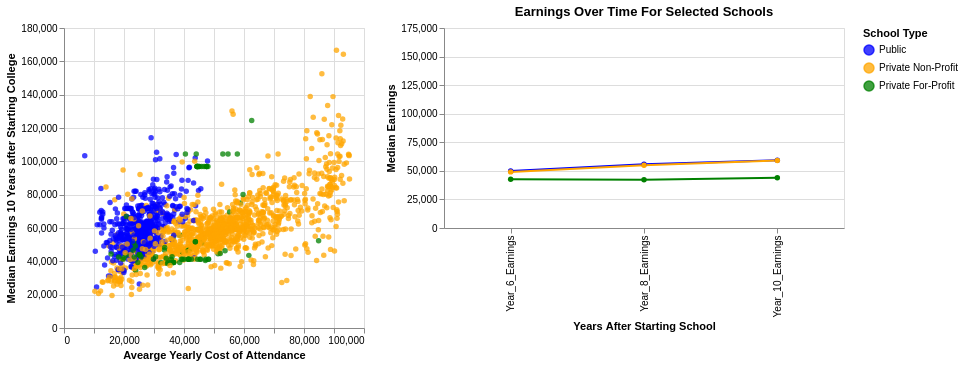

The cell this chart's notebook holds for it:
### Code cell
dashboard = driver | drive_line
dashboard

### Figure 1 — Vega-Lite specification as saved in the notebook (floating-point values rounded to 4 significant figures; data arrays with more than 128 entries replaced by an {"elided": "..."} marker saying what was removed)
{"config": {"view": {"continuousWidth": 300, "continuousHeight": 300}}, "hconcat": [{"mark": {"type": "circle"}, "encoding": {"color": {"condition": {"param": "param_1", "field": "School Type", "scale": {"domain": ["Public", "Private Non-Profit", "Private For-Profit"], "range": ["blue", "orange", "green"]}, "type": "nominal"}, "value": "lightgray"}, "opacity": {"condition": {"param": "param_2", "value": 0.75}, "value": 0.1}, "tooltip": [{"field": "School", "type": "nominal"}, {"field": "State", "type": "nominal"}, {"field": "School Type", "type": "nominal"}, {"field": "Cost Per Year", "type": "quantitative"}, {"field": "Year_10_Earnings", "type": "quantitative"}, {"field": "Grad Rate 6YR", "type": "quantitative"}, {"field": "Median Debt Amount", "type": "quantitative"}], "x": {"axis": {"title": "Avearge Yearly Cost of Attendance"}, "field": "Cost Per Year", "type": "quantitative"}, "y": {"axis": {"title": "Median Earnings 10 Years after Starting College"}, "field": "Year_10_Earnings", "type": "quantitative"}}, "name": "view_1"}, {"mark": {"type": "line", "clip": true, "point": true}, "encoding": {"color": {"field": "School Type", "scale": {"domain": ["Public", "Private Non-Profit", "Private For-Profit"], "range": ["blue", "orange", "green"]}, "type": "nominal"}, "tooltip": [{"field": "School Type", "type": "nominal"}, {"field": "Years After Starting", "type": "ordinal"}, {"aggregate": "median", "field": "Earnings", "type": "quantitative"}], "x": {"axis": {"title": "Years After Starting School"}, "field": "Years After Starting", "sort": ["Year_6_Earnings", "Year_8_Earnings", "Year_10_Earnings"], "type": "ordinal"}, "y": {"aggregate": "median", "axis": {"title": "Median Earnings", "values": [0, 25000, 50000, 75000, 100000, 125000, 150000, 175000]}, "field": "Earnings", "scale": {"domain": [0, 175000]}, "type": "quantitative"}}, "height": 200, "title": "Earnings Over Time For Selected Schools", "transform": [{"filter": {"and": [{"param": "param_1"}, {"param": "param_2"}]}}, {"fold": ["Year_6_Earnings", "Year_8_Earnings", "Year_10_Earnings"], "as": ["Years After Starting", "Earnings"]}], "width": 400}], "data": {"name": "data-0d71a09fff8ea1c6ced01cc9744c468e"}, "params": [{"name": "param_1", "select": {"type": "interval", "encodings": ["x", "y"]}, "views": ["view_1"]}, {"name": "param_2", "select": {"type": "point", "fields": ["State"]}, "bind": {"input": "select", "options": [null, "AK", "AL", "AR", "AZ", "CA", "CO", "CT", "DC", "DE", "FL", "GA", "GU", "HI", "IA", "ID", "IL", "IN", "KS", "KY", "LA", "MA", "MD", "ME", "MI", "MN", "MO", "MS", "MT", "NC", "ND", "NE", "NH", "NJ", "NM", "NV", "NY", "OH", "OK", "OR", "PA", "PR", "RI", "SC", "SD", "TN", "TX", "UT", "VA", "VI", "VT", "WA", "WI", "WV", "WY"], "labels": ["All", "AK", "AL", "AR", "AZ", "CA", "CO", "CT", "DC", "DE", "FL", "GA", "GU", "HI", "IA", "ID", "IL", "IN", "KS", "KY", "LA", "MA", "MD", "ME", "MI", "MN", "MO", "MS", "MT", "NC", "ND", "NE", "NH", "NJ", "NM", "NV", "NY", "OH", "OK", "OR", "PA", "PR", "RI", "SC", "SD", "TN", "TX", "UT", "VA", "VI", "VT", "WA", "WI", "WV", "WY"], "name": "State:"}, "views": ["view_1"]}], "$schema": "https://vega.github.io/schema/vega-lite/v5.8.0.json", "datasets": {"data-0d71a09fff8ea1c6ced01cc9744c468e": {"elided": "1682 records"}}}
